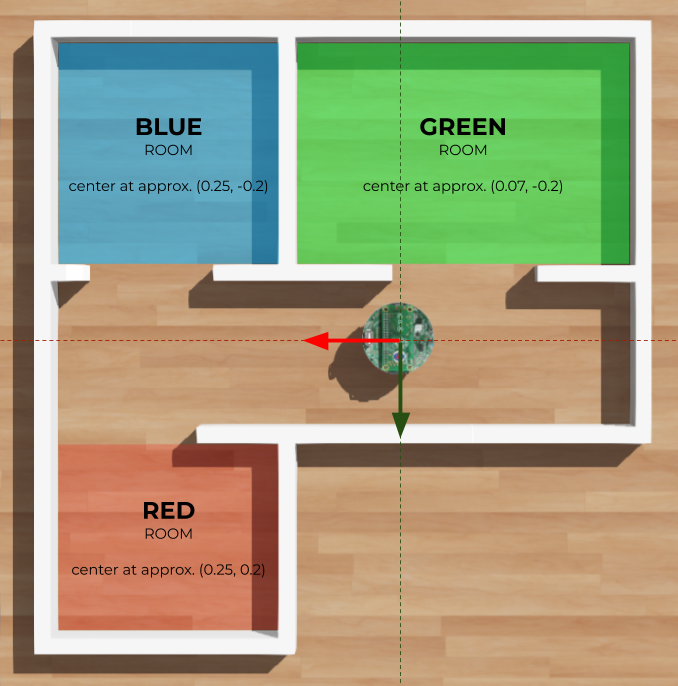
#> input picture data/map_webots.png, 678 x 686 px
$ jupyter execute --allow-errors MappingComparison.ipynb   (shell and % lines are left out)
#> lines starting #> are read from the running program, lines starting #| are printed output that depends on the picture; after the words box and inside, x2 and y2 are one past the last pixel; in counts of white or black regions, pixels touching at a corner belong together
[cell 1]
import cv2
import numpy as np
import matplotlib.pyplot as plt

[cell 2]

fix, ax = plt.subplots(1, 3, figsize=(10, 5))

im = cv2.imread('data/map_webots.png')
#> im is the input picture: shape (686, 678, 3); mean B, G, R 126.5, 160.3, 162.7
ax[0].imshow(im)
ax[0].set_title('Original image')

gray = cv2.cvtColor(im, cv2.COLOR_BGR2GRAY)
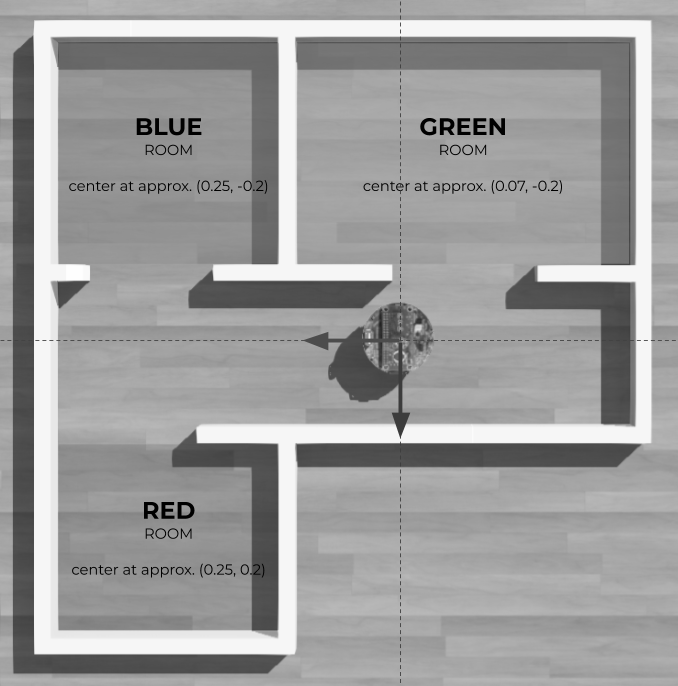
#> gray: shape (686, 678); min 0, max 254, mean 157.2
gray = (gray >= 246).astype(np.uint8)
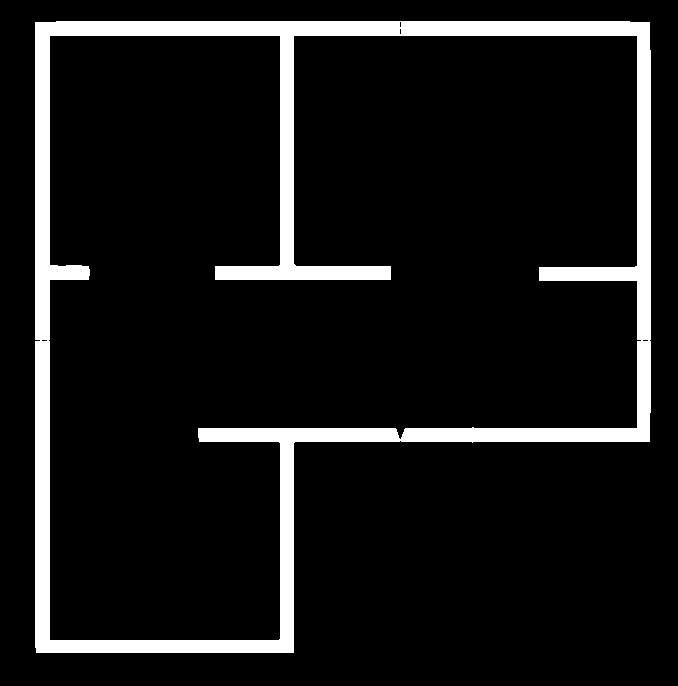
#> gray: shape (686, 678); values 0 (black) and 1 (white), 9.4% white; 1 white region, box (x1, y1, x2, y2) and area: (35, 21, 651, 653) 43721
ax[1].imshow(gray)
ax[1].set_title('Thresholded by intensity')

resize_factor = 9.95
map_ground = cv2.resize(gray, (int(gray.shape[0] / resize_factor), int(gray.shape[1] / resize_factor)))
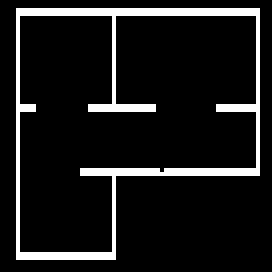
#> map_ground: shape (68, 68) (shown 4 times larger); values 0 (black) and 1 (white), 10% white in thin lines or dots, all inside (x1, y1, x2, y2) = (4, 2, 65, 65)
map_ground[map_ground < 0.5] = 0
map_ground[map_ground >= 0.5] = 1
map_ground = map_ground.astype(np.float32)
ax[2].imshow(map_ground)
ax[2].set_title('Rotated and scaled')
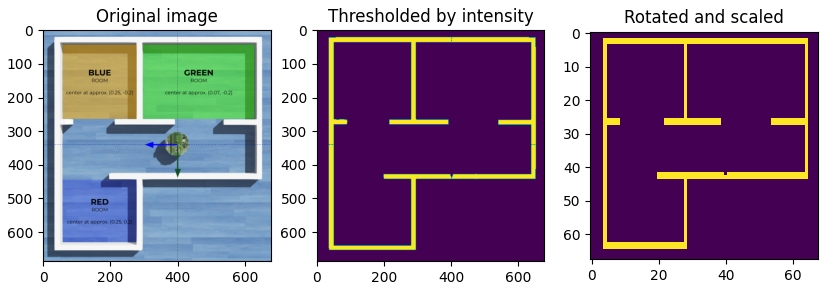
#> figure drawn by matplotlib, 3 panels; B, G, R data is drawn as R, G, B

[cell 3]


def get_constructed_map(filename):
    map_phy = cv2.cvtColor(cv2.imread(f'data/{filename}.pgm'), cv2.COLOR_BGR2GRAY)
    map_phy = cv2.rotate(map_phy, cv2.ROTATE_180)
    map_phy = (map_phy < 0.5)
    map_phy[map_phy < 0.5] = 0
    map_phy[map_phy >= 0.5] = 1
    return map_phy.astype(np.float32)


#> (the rest of this cell did not finish here and is left out)

[cell 4]
def get_iou(im1, im2):
    intersection = cv2.bitwise_and(im1, im2)
    union = cv2.bitwise_or(im1, im2)
    return np.sum(intersection) / np.sum(union)

def find_min_diff_image(image, sub_image):
    w, h = sub_image.shape
    max_iou = None
    min_x, min_y = 0, 0
    for i in range(0, image.shape[0] - w):
        for j in range(0, image.shape[1] - h):
            map_diff = image.copy()
            iou = get_iou(map_diff[i:i+w, j:j+h], sub_image)
            if max_iou is None or iou > max_iou:
                max_iou = iou
                min_x = i
                min_y = j

    return max_iou, min_x, min_y

#> (the rest of this cell did not finish here and is left out)

    iou, x, y = find_min_diff_image(map_phy, map_ground)
    print(iou, x, y)


map_sim = get_constructed_map(f'map_8ts')
iou, x, y = find_min_diff_image(map_sim, map_ground)
print(iou, x, y)

[cell 5]
SUBIMAGE_XY = (115, 108)
#> SUBIMAGE_XY = (115, 108)

def get_matching_subimage(image, subimage):
    w, h = subimage.shape
    return image[SUBIMAGE_XY[0]:SUBIMAGE_XY[0]+w, SUBIMAGE_XY[1]:SUBIMAGE_XY[1]+h]

#> (the rest of this cell did not finish here and is left out)

map_sim = get_constructed_map(f'map_8ts')

fix, ax = plt.subplots(1, 3, figsize=(10, 5))

ax[0].imshow(map_ground)
ax[0].set_title('Ground truth')
ax[1].imshow(get_matching_subimage(map_phy, map_ground))
ax[1].set_title('Real-world')
ax[2].imshow(get_matching_subimage(map_sim, map_ground))
ax[2].set_title('Simulation')

plt.savefig('map_comparison.pdf', bbox_inches='tight', pad_inches=0.01)
